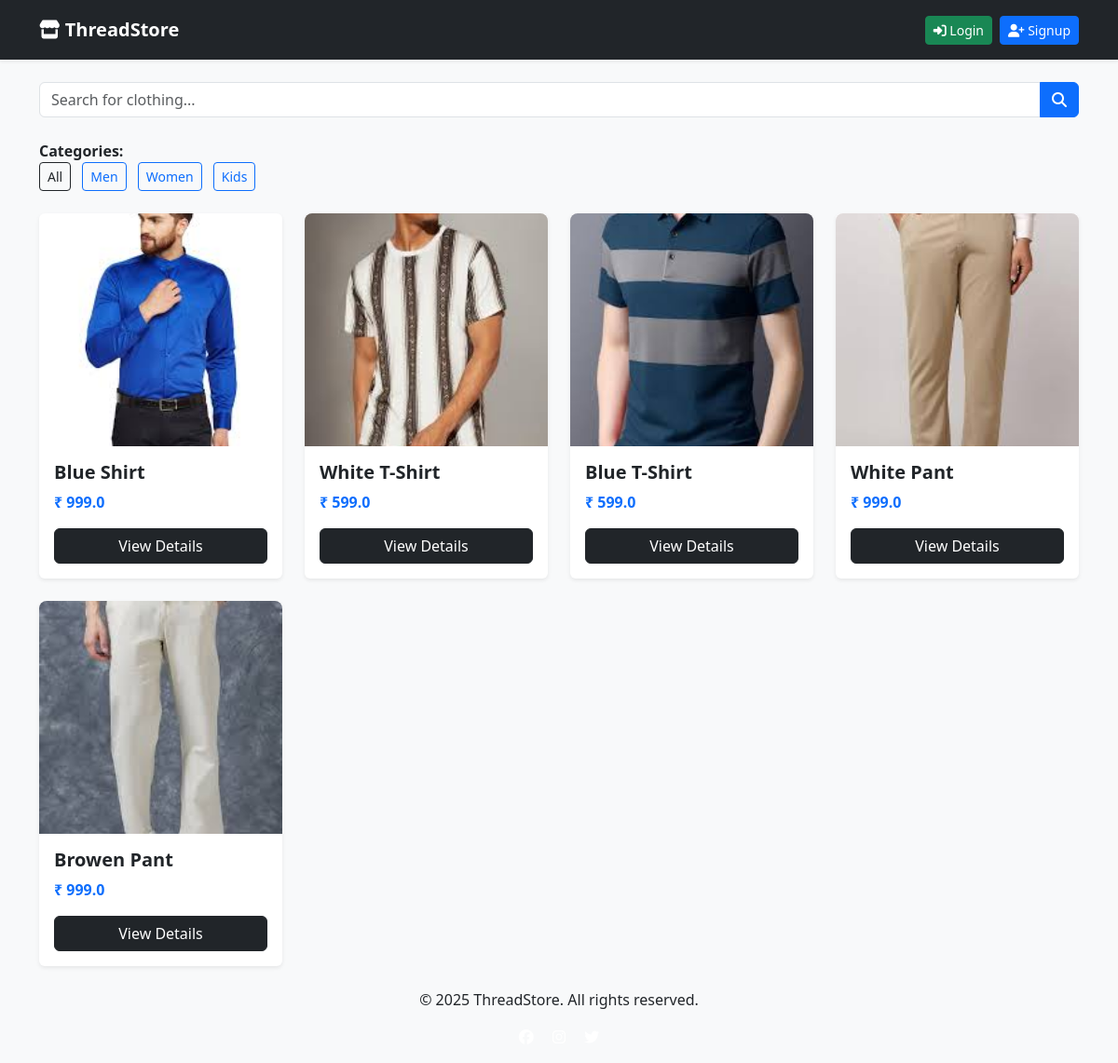
Screenshot of /?cat=1 with the database file from the repository.
### store/models.py (models this page shows, shortened)
class Category(models.Model):
    name = models.CharField(max_length=100)

class Product(models.Model):
    category = models.ForeignKey(Category, on_delete=models.CASCADE)
    title = models.CharField(max_length=200)
    description = models.TextField()
    price = models.FloatField()
    image = models.ImageField(upload_to='products/')
    stock = models.IntegerField(default=10)

### store/views.py (the view)
# urls.py: 2. Add a URL to urlpatterns:  path('', views.home, name='home')
def home(request):
    query = request.GET.get("q", "")
    category_id = request.GET.get("cat", "")
    products = Product.objects.all()
    categories = Category.objects.all()
    if query:
        products = products.filter(title__icontains=query)
    if category_id:
        products = products.filter(category__id=category_id)
    return render(request, "store/home.html", {
        "products": products,
        "categories": categories,
        "query": query,
    })

### templates/store/home.html
{% extends "store/base.html" %}
{% block content %}
<form method="GET" class="mb-4">
  <div class="input-group">
    <input type="text" name="q" class="form-control" placeholder="Search for clothing..."
           value="{{ query }}">
    <button class="btn btn-primary">
      <i class="fa-solid fa-magnifying-glass"></i>
    </button>
  </div>
</form>
<div class="mb-4">
  <strong>Categories:</strong><br>
  <a href="/" class="btn btn-outline-dark btn-sm category-btn">All</a>
  {% for cat in categories %}
    <a href="/?cat={{ cat.id }}" class="btn btn-outline-primary btn-sm category-btn">
      {{ cat.name }}
    </a>
  {% endfor %}
</div>
<div class="row">
  {% for product in products %}
  <div class="col-md-3 mb-4">
    <div class="card product-card border-0 shadow-sm">
      <img src="{{ product.image.url }}" class="product-img">
      <div class="card-body">
        <h5 class="fw-bold">{{ product.title }}</h5>
        <p class="text-primary fw-bold">₹ {{ product.price }}</p>
        <a href="/product/{{ product.id }}/" class="btn btn-dark w-100">
          View Details
        </a>
      </div>
    </div>
  </div>
  {% endfor %}
</div>
{% endblock %}

### templates/store/base.html (style rules this page uses)
body { background: #f8f9fa; }
.product-img { height: 250px; object-fit: cover; border-radius: 8px 8px 0 0; }
.category-btn { margin-right: 8px; }

### rows the page displays
Category: name "Men"
Category: name "Women"
Category: name "Kids"
Product: image (picture), title "Blue Shirt", price "999.0"
Product: image (picture), title "White T-Shirt", price "599.0"
Product: image (picture), title "Blue T-Shirt", price "599.0"
Product: image (picture), title "White Pant", price "999.0"
Product: image (picture), title "Browen Pant", price "999.0"
